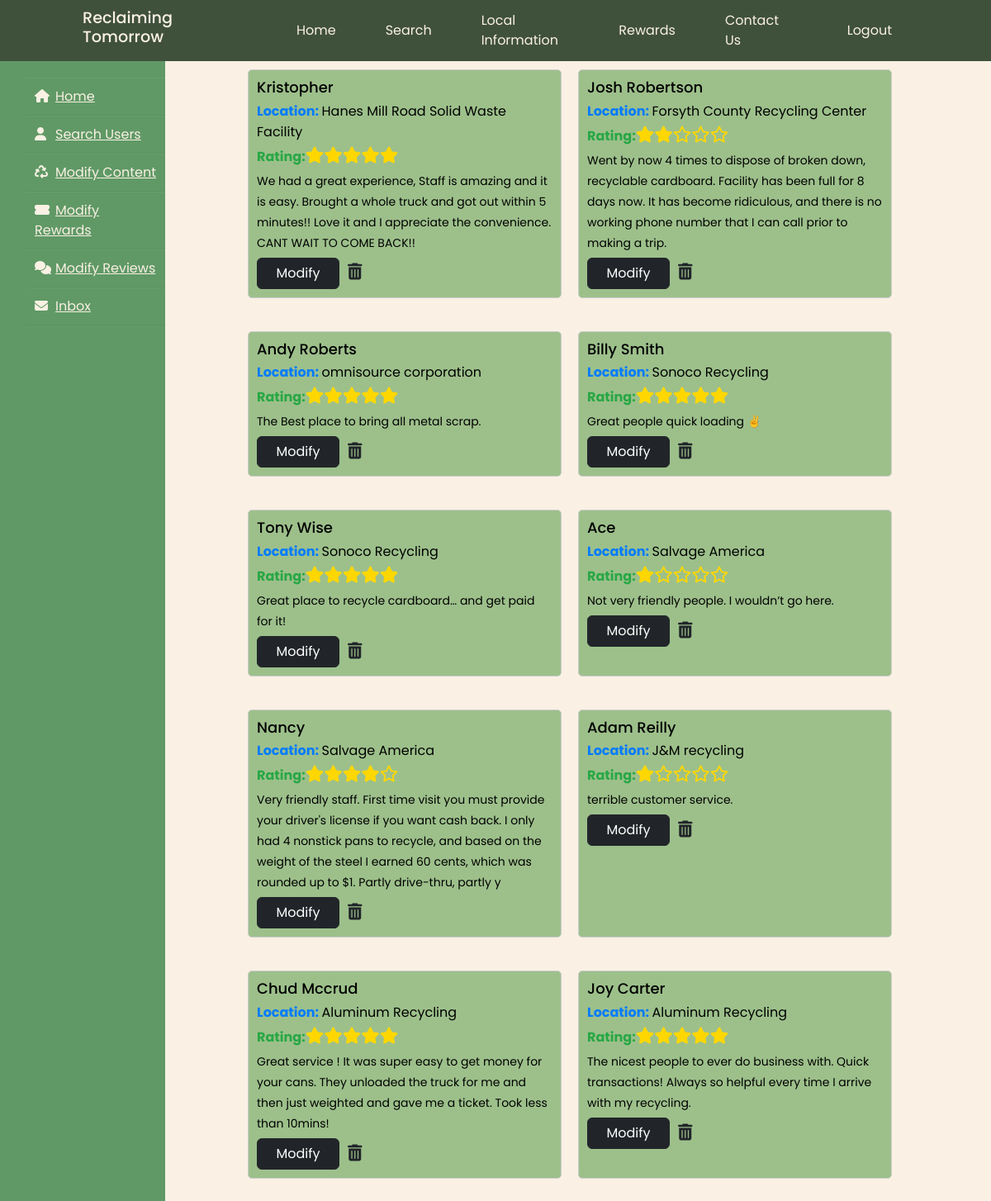
The app's page /admin/modifyReviews.php, older data.
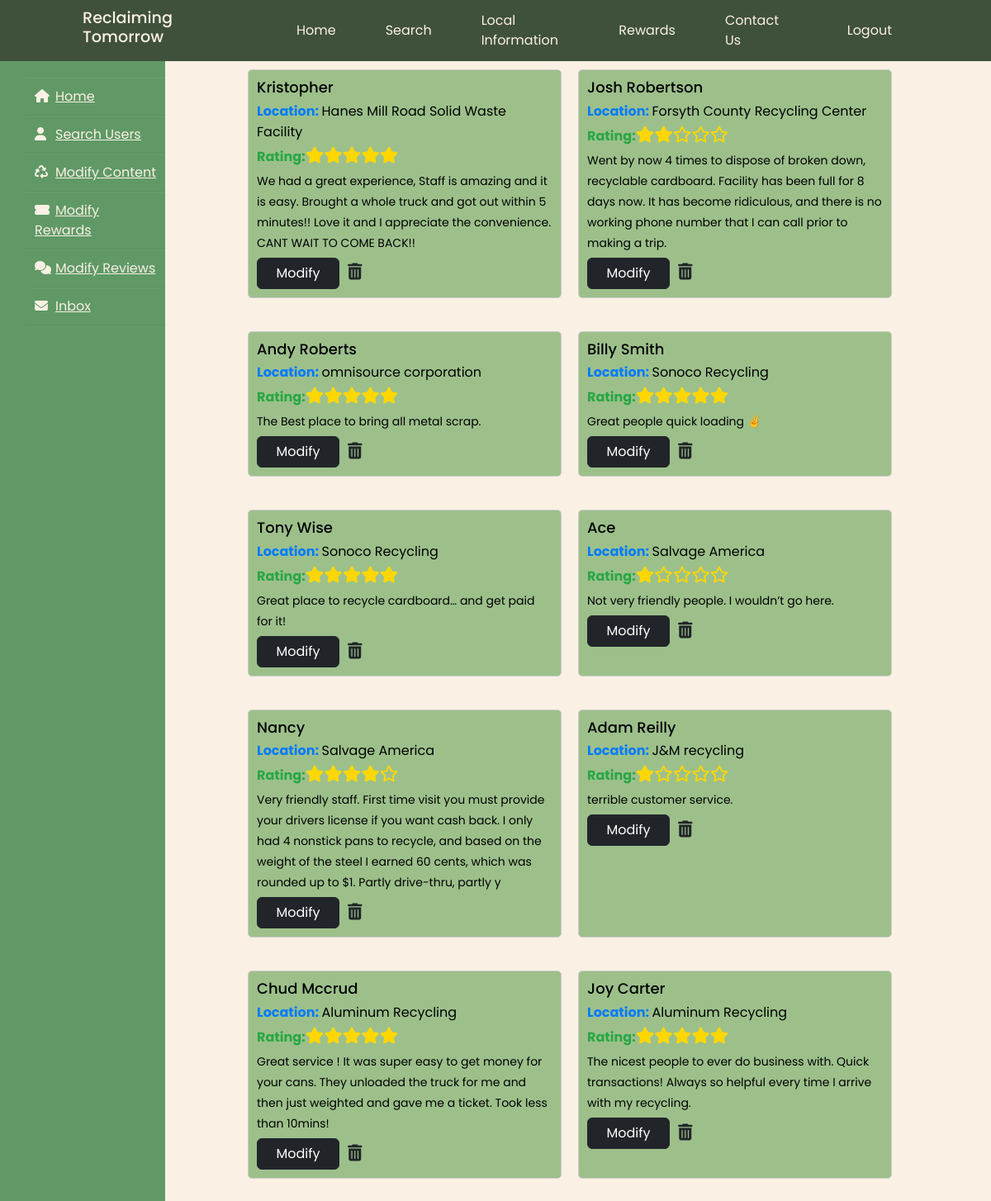
The same page, newer data.
### tables this page shows
CREATE TABLE `posts` (
  `id` int(11) NOT NULL,
  `name` varchar(100) NOT NULL,
  `location` varchar(200) NOT NULL,
  `rating` int(1) NOT NULL,
  `message` varchar(250) NOT NULL
);

### admin/modifyReviews.php (the view, shortened to what this page needs)
<?php
require '../connect.php';
?>
<!DOCTYPE html>
<html lang="en">
<head>
    <link href="https://cdn.jsdelivr.net/npm/bootstrap@5.3.1/dist/css/bootstrap.min.css" rel="stylesheet" />
    <link href="../style.css" rel="stylesheet">
</head>
<body>
<?php include "../admin/header.php"; ?>
<div class="wrapper">
        <div class="sidebar"><i class=""></i>
            <ul>
            <li><a href="/admin/dashboard"><i class="fas fa-home"></i>Home</a></li>
            <li><a href="/admin/search"><i class="fas fa-user"></i>Search Users</a></li>
            <li><a href="/admin/modifyContent"><i class="fas fa-recycle"></i>Modify Content</a></li>
            <li><a href="/admin/modifyRewards"><i class="fas fa-ticket-alt"></i>Modify Rewards</a></li>
            <li><a href="/admin/modifyReviews"><i class="fas fa-thin fa-comments"></i>Modify Reviews</a></li>
            <li><a href="/admin/inbox"><i class="fas fa-envelope"></i>Inbox</a></li>
            </ul>
        </div>
        <div class="main_content">
        <div class="info">
        <div class="reviews-container">
        <?php
            $sql = "SELECT * FROM posts ORDER BY id DESC";
            $result=mysqli_query($db,$sql);
            if ($result->num_rows > 0) {
                while ($row = $result->fetch_assoc()) {
                    echo '<div class="review">';
                    echo '<h3 style="color: #000">'.$row["name"].'</h3>';
                    echo '<p style="color: #000"><span class="location">Location: </span>'.$row["location"].'</p>';
                    echo '<p><span class="rating">Rating:</span>'.getStars($row["rating"]).'</p>';
                    echo '<p style="color: #000" class="message">'.$row["message"].'</p>';
                    echo '<a class="btn btn-dark btn" href="updateReview.php?id='.$row["id"].'" style="width:100px; margin-right: 10px;" role="button">Modify</a>';
                    echo '<a class="link-dark" href="deleteReview.php?id='.$row["id"].'"><i class="fas fa-trash-alt fa-lg"></i></a>';
                    echo '</div>';
                }
            } else {
                echo "No reviews yet.";
            }
            echo '</div>';
            function getStars($rating) {
                $stars = '';
                for ($i = 1; $i <= 5; $i++) {
                    if ($i <= $rating) {
                        $stars .= '<i class="fas fa-star stars"></i>';
                    } else {
                        $stars .= '<i class="far fa-star stars"></i>';
                    }
                }
                return $stars;
            }
        ?>
      </div>
    </div>
</div>
</body>
</html>

### admin/header.php
<header>
    <h2 class="logo">Reclaiming Tomorrow</h2>
    <nav class="navigation">
        <a href="../index.php">Home</a>
        <a href="../county_search/search">Search</a>
        <a href="#">Local Information</a>
        <a href="/rewards/redemption">Rewards</a>
        <a href="#">Contact Us</a>
        <a href="../admin_verify/admin_logout" class="btnLogin-popup">Logout</a>
    </nav>
</header>

### style.css (style rules this page uses)
* { margin: 0; padding: 0; box-sizing: border-box; list-style: none; font-family: 'Poppins', sans-serif; }
body { background-color:#FAF1E4; background-size: cover; background-position: center; display: flex; padding-top: 64px; flex-direction: column; background-color: #FAF1E4; min-height: 100vh; }
header { top: 0; left: 0; width: 100%; padding: 10px 100px; background: #40513B; display: flex; position: fixed; justify-content: space-between; align-items: center; z-index: 99; }
.logo { font-size: 1.2em; color: #FAF1E4; user-select: none; }
.navigation { display: flex; justify-content: flex-end; align-items: center; }
.navigation a { position: relative; font-size: 1em; color: #FAF1E4; text-decoration: none; margin-right: 40px; margin: 0 auto 0 60px; }
.navigation a::after { content: ''; position: absolute; left: 0; bottom: -6px; width: 100%; height: 3px; background: #FAF1E4; border-radius: 5px; transform-origin: right; transform: scaleX(0); transition: transform .5s; }
.navigation .btnLogin-popup { font-size: 1em; color: #FAF1E4; background: transparent; border: none; padding: 10px 20px; border-radius: 5px; cursor: pointer; justify-content: flex-end; transition: .5s; text-decoration: none; }
.wrapper { display: flex; position: relative; }
.wrapper .sidebar { width: 200px; height: 100%; background: #609966; padding: 30px 0px; position: fixed; }
.wrapper .sidebar ul li { padding: 10px; border-bottom: 1px solid #CEC5B7; border-bottom: 1px solid rgba(0,0,0,0.05); border-top: 1px solid rgba(255,255,255,0.05); }
.wrapper .sidebar ul li a { color: #FAF1E4; display: block; }
.wrapper .sidebar ul li a .fas { width: 25px; }
.wrapper .main_content { width: 100%; margin-left: 200px; }
.wrapper .main_content .info { margin: 20px; color: #717171; line-height: 25px; }
.wrapper .main_content .info div { margin-bottom: 20px; }

### admin/modifyReviews.php (style rules this page uses)
.reviews-container { max-width: 800px; margin: 0 auto; display: flex; flex-wrap: wrap; gap: 20px; }
.review { border: 1px solid #ccc; border-radius: 5px; padding: 10px; text-align: left; width: calc(50% - 20px); background-color: #9DC08B; }
.review h3 { font-size: 18px; margin: 0; }
.review p { margin: 5px 0; }
.review .location { color: #007BFF; font-weight: bold; }
.review .rating { color: #28A745; font-weight: bold; }
.review .stars { color: #FFD700; font-size: 20px; }
.review .message { font-size: 14px; }

Row changes from the older to the newer data that the page shows:
changed posts "Nancy": message "…you must provide your driver's license if you want…" → "…you must provide your drivers license if you want…"
